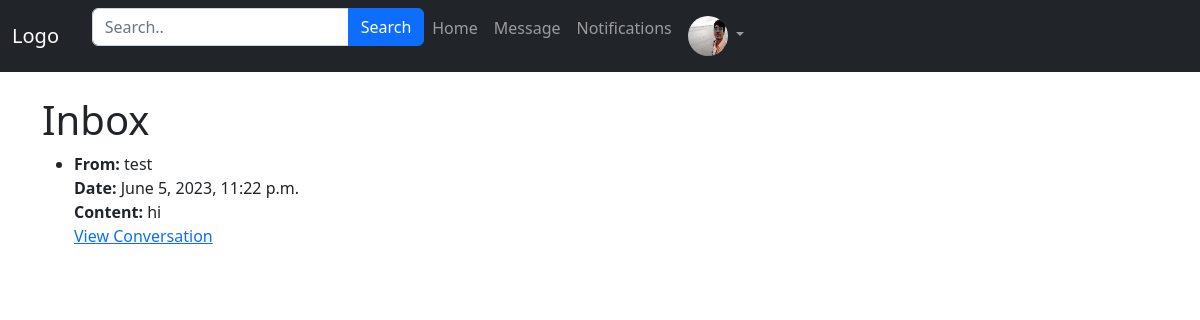
The app's page /messages/inbox/ (signed in) with its own data.
### App_Login/models.py (models this page shows)
class UserProfile(models.Model):
    user = models.OneToOneField( User, related_name='user_profile', on_delete=models.CASCADE)
    profile_pic = models.ImageField(upload_to='profile_pics',blank=True)
    description = models.TextField(blank=True)
    full_name = models.CharField(max_length=264,blank=True)
    dob = models.DateField(blank=True,null=True)
    website=models.URLField(blank=True)
    facebook = models.URLField(blank=True)

### App_Message/models.py (models this page shows, shortened)
class Message(models.Model):
    sender = models.ForeignKey(User, related_name='sent_messages', on_delete=models.CASCADE)
    recipient = models.ForeignKey(User, related_name='received_messages', on_delete=models.CASCADE)
    content = models.TextField()
    timestamp = models.DateTimeField(auto_now_add=True)

### App_Message/views.py (the view)
# urls.py: path('inbox/', views.inbox, name='inbox'),
@login_required
def inbox(request):
    received_messages = Message.objects.filter(recipient=request.user)
    seen_senders = set()
    unique_conversations = []
    for message in received_messages:
        if message.sender not in seen_senders:
            seen_senders.add(message.sender)
            unique_conversations.append(message)
    return render(request, 'App_Message/inbox.html', {'received_messages': unique_conversations})

### templates/App_Message/inbox.html (shortened to what this page needs)
{% extends 'navbar.html' %}
{% load crispy_forms_tags %}
{% block body_block %}
<h1>Inbox</h1>
{% if received_messages %}
<ul>
  {% for message in received_messages %}
  <li>
    <strong>From:</strong> {{ message.sender.username }}<br>
    <strong>Date:</strong> {{ message.timestamp }}<br>
    <strong>Content:</strong> {{ message.content }}<br>
    <a href="{% url 'App_Message:conversation' user.username message.sender.username %}">View Conversation</a>
  </li>
{% endfor %}
</ul>
{% else %}
<p>Your inbox is empty.</p>
{% endif %}
{% endblock %}

### templates/navbar.html (shortened to what this page needs)
<!DOCTYPE html>
<html lang="en">
<head>
  <link href="https://cdn.jsdelivr.net/npm/bootstrap@5.2.3/dist/css/bootstrap.min.css" rel="stylesheet">
</head>
<body>
<nav class="navbar navbar-expand-lg bg-dark navbar-dark">
  <div class="container-fluid">
    <a class="navbar-brand" href="#">Logo</a>
    <div class="collapse navbar-collapse" id="collapsibleNavbar">
      <ul class="navbar-nav ">
        <form class="form-inline" method="get" action="{% url 'App_Post:home' %}">
          <div class="input-group mb-3">
              <input type="text" class="form-control" placeholder="Search.." name="search">
              <button class="btn btn-primary" type="submit">Search</button>
          </div>
      </form>
        <li class="nav-item">
          <a class="nav-link" href="{% url 'App_Post:home' %}">Home</a>
        </li>
        <li class="nav-item">
          <a class="nav-link" href="{% url 'App_Message:inbox' %}">Message</a>
        </li>
        <li class="nav-item">
          <a class="nav-link" href="{% url 'App_Post:notifications' %}">Notifications</a>
        </li>
        <li class="nav-item dropdown">
          {% if user.user_profile.profile_pic %}
          <a class="nav-link dropdown-toggle" href="#" role="button" data-bs-toggle="dropdown">
            <img src="/media/{{user.user_profile.profile_pic}}" width= '40px' height="40px" class="rounded-circle">
          </a>
          {% else %}
          <a class="nav-link dropdown-toggle" href="#" role="button" data-bs-toggle="dropdown">
            <img src="/media/default.png" width= '40px' height="40px" class="rounded-circle">
          </a>
          {% endif %}
        </li>
      </ul>
    </div>
  </div>
</nav>
<br>
<div class="container">
{% block body_block %}
{% endblock %}
</div>
</body>
</html>

### records on screen
Message: sender.username "test", timestamp "June 5, 2023, 11:22 p.m.", content "hi"
